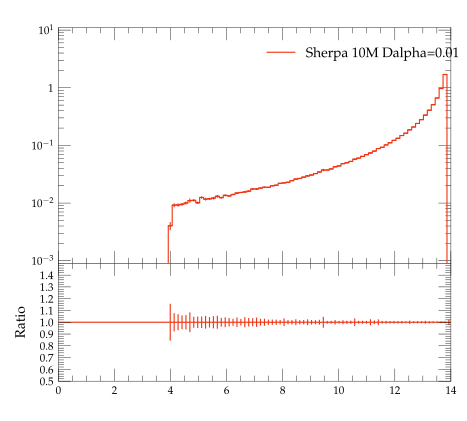

Write Python code to recreate this figure.
#! /usr/bin/env python

# This Python script was auto-generated using YODA v2.0.0.
# Analysis object: /evtb/inc_tjb_m
# Timestamp: 13-04-2024 (01:44:13)

import matplotlib as mpl
import matplotlib.pyplot as plt
mpl.use('Agg') # comment out for interactive use
import os
import numpy as np

plotDir = os.path.split(os.path.realpath(__file__))[0]
if 'YODA_USER_PLOT_PATH' in globals():
    plot_outdir = globals()['YODA_USER_PLOT_PATH']
else:
    plot_outdir = plotDir

#plot style
plt.style.use(os.path.join(plotDir, '../default.mplstyle'))
# plot metadata
figW, figH = plt.rcParams['figure.figsize']
ax_xLabel = r''
ax_yLabel = r''
ax_title  = r''
ax_xScale = 'linear'
ax_yScale = 'log'
xLims = (0.0, 14.0)
yLims = (0.0009000000000000001, 11.0)

# TeX-friendly labels for the legend
labels = [ r"Sherpa 10M Dalpha=0.01" ]

# Create figure and axis objects
fig, (ax, ratio0_ax) = plt.subplots(2, 1, sharex=True,
                  figsize=(figW,figH), gridspec_kw={'height_ratios': (2, 1)})
ratio0_ax.yaxis.set_major_locator(mpl.ticker.MultipleLocator(0.1))
ratio0_ax.set_ylim(0.5, 1.4999)
ratio0_ax.set_ylabel('Ratio')

# LineColor map: curve index -> color
linecolors = {0: '#EE3311'}
# the numerical data is stored in a separate file
dataf = dict()
prefix = os.path.split(__file__)[0]
if prefix:    prefix = prefix + '/'
exec(open(prefix+'inc_tjb_m__data.py').read(), dataf)


legend_handles = [] # keep track of handles for the legend

# style options for curves
# starts at zorder>=5 to draw curve on top of legend
styles = {
  'curve0': {
    'color' : linecolors[0],
    'linestyle' : '-',
    'marker' : 'o',
    'zorder' : 5,
    'histstyle' : True,
  },
}
# curve from input yoda files in main panel
for label in dataf['yvals'].keys():
    if all(np.isnan(v) for v in dataf['yvals'][label]):
        continue
    tmp = None
    if styles[label]['histstyle']: # draw as histogram
        tmp, = ax.plot(dataf['xedges'], dataf['yedges'][label],
                       color=styles[label]['color'],
                       linestyle=styles[label]['linestyle'],
                       drawstyle='steps-pre', solid_joinstyle='miter',
                       zorder=styles[label]['zorder'], label=label)
        ax.errorbar(dataf['xpoints'], dataf['yvals'][label], color=styles[label]['color'],
                    xerr=dataf['xerrs'], yerr=[dataf['ydowns'][label], dataf['yups'][label]],
                    linestyle='none', zorder=styles[label]['zorder'])
    else: # draw as scatter
        tmp = ax.errorbar(dataf['xpoints'], dataf['yvals'][label],
                          xerr=dataf['xerrs'],
                          yerr=[ dataf['ydowns'][label],
                          dataf['yups'][label] ],
                          fmt=styles[label]['marker'],
                          ecolor=styles[label]['color'],
                          color=styles[label]['color'], zorder=2)
        tmp[-1][0].set_linestyle(styles[label]['linestyle'])
    legend_handles += [tmp]
    for varLabel in dataf['variation_yvals'].keys():
        if varLabel.startswith(label):
            tmp, = ax.plot(dataf['xedges'], dataf['variation_yvals'][varLabel],
                           color=styles[label]['color'],
                           linestyle=styles[label]['linestyle'],
                           drawstyle='steps-pre', solid_joinstyle='miter',
                           zorder=styles[label]['zorder'], alpha=0.5)


# plots on ratio panel
# curve from input yoda files in ratio panel
for label, yvals in dataf['ratio0_yvals'].items():
    if all(np.isnan(v) for v in yvals):
        continue
    if styles[label]['histstyle']: # plot as histogram
        ratio0_ax.plot(dataf['xedges'], yvals,
                       color=styles[label]['color'],
                       linestyle=styles[label]['linestyle'],
                       drawstyle='steps-pre', zorder=1,
                       solid_joinstyle='miter')
        ratio0_ax.vlines(dataf['xpoints'],
                         dataf['ratio0_ymin'][label],
                         dataf['ratio0_ymax'][label],
                         color=styles[label]['color'], zorder=1)
    else: # plot as scatter
        tmp = ratio0_ax.errorbar(dataf['xpoints'],
                                 yvals, xerr=dataf['xerrs'],
                                 yerr=dataf['ratio0_yerrs'][label],
                                 fmt=styles[label]['marker'],
                                 ecolor=styles[label]['color'],
                                 color=styles[label]['color'])
        tmp[-1][0].set_linestyle(styles[label]['linestyle'])

    for varlabel in dataf['ratio0_variation_vals'].keys():
        if varlabel.startswith(label):
            ratio0_ax.plot(dataf['xedges'],
                            dataf['ratio0_variation_vals'][varlabel],
                            color=styles[label]['color'],
                            linestyle=styles[label]['linestyle'],
                            drawstyle='steps-pre', solid_joinstyle='miter',
                            zorder=1, alpha=0.5)

legend_pos = (0.5, 0.97)
ax.legend(legend_handles, labels, loc='upper left', bbox_to_anchor=legend_pos)

# set plot metadata as defined above
ratio0_ax.set_xlabel(ax_xLabel)
ratio0_ax.xaxis.set_label_coords(1., -.15)
ax.set_ylabel(ax_yLabel, loc='top')
ax.set_title(ax_title, loc='left')
ax.set_xscale(ax_xScale)
ax.set_yscale(ax_yScale)
ax.set_xlim(xLims)
ax.set_ylim(yLims)

# tick formatting
plt.rcParams['xtick.top'] = True
plt.rcParams['ytick.right'] = True
ax.yaxis.set_major_locator(mpl.ticker.LogLocator(base=10.0, numticks=np.inf))
ax.yaxis.set_minor_locator(mpl.ticker.LogLocator(
                           base=10.0, subs=np.arange(0.1, 1, 0.1), numticks=np.inf))
fig.align_ylabels((ax, ratio0_ax))
plt.savefig(os.path.join(plot_outdir, 'inc_tjb_m.pdf'), format='PDF')
plt.savefig(os.path.join(plot_outdir, 'inc_tjb_m.png'), format='PNG')

plt.close(fig)
